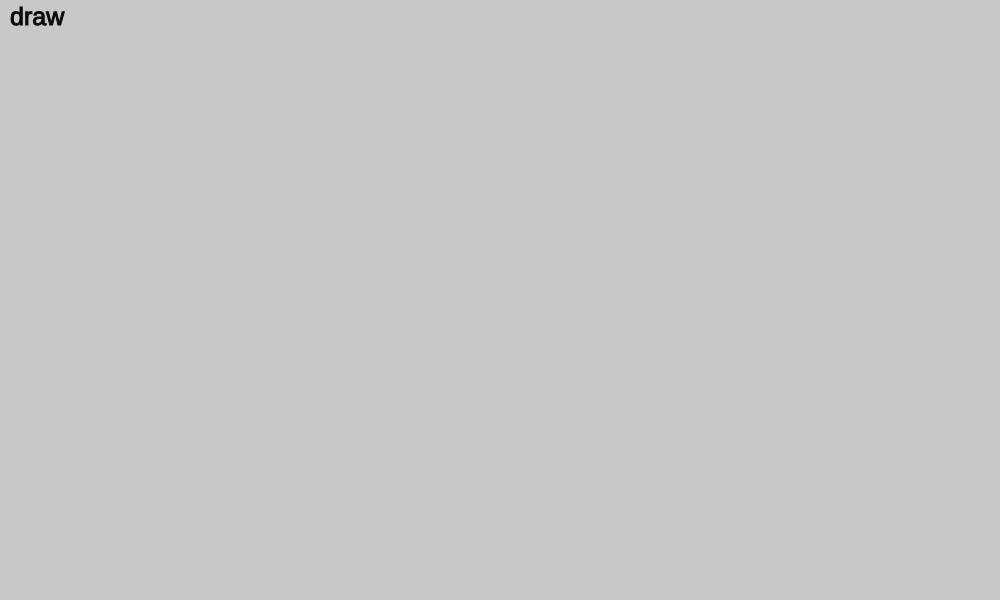
Frame 1 (no input)
Frame 60 (no input): identical to frame 1, image omitted
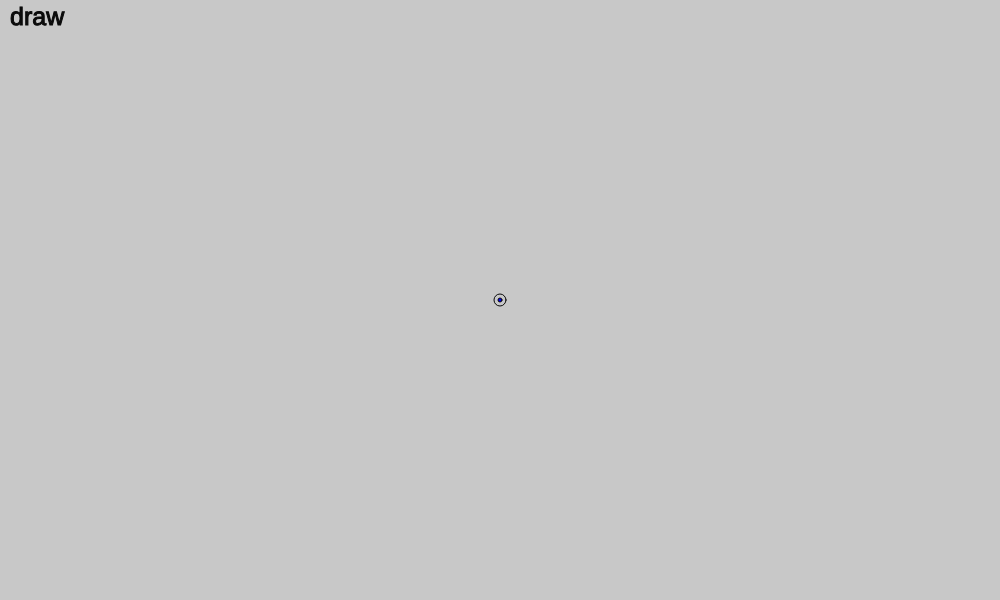
Frame 120 (the mouse pressed at the canvas centre since frame 60)

The p5.js sketch that drew these frames (run headless with seeded random() and noise() and a simulated clock; from frame 60 on, the mouse is pressed at the canvas centre):

// p5.js sketch
// ── sketch.js
let control_points = [];
let make_new_point = false;
let active_point = null;
let active_mode = 'draw'

function keyTyped() {
    if (key === 'd') {
        active_mode = 'draw';
    } else if (key === 'r') {
        active_mode = 'remove';
    } else if (key === 'm') {
        active_mode = 'move';
    }
}

function mousePressed() {
    for (var i = 0; i < control_points.length; i++) {
        let distance = p5.Vector.dist(
            createVector(mouseX, mouseY), createVector(control_points[i].x, control_points[i].y)
        );
        if (distance < 12) {
            if (active_mode == 'draw') {
                make_new_point = true;
                active_point = control_points[i];
                return 0;
            } else if (active_mode == 'remove') {
                control_points.splice(i, 1);
                return 0;
            } else if (active_mode == 'move') {
                active_point = control_points[i];
                return 0;
            }
        }
    }
    if (active_mode == 'draw') {
        control_points.push({x: mouseX, y: mouseY, curve_point_back: null, curve_point_front: null});    
    }
}

function mouseReleased() {
    if (make_new_point) {
        make_new_point = false;
        active_point = null;
    }
    if (active_mode == 'move') {
        let v = createVector(mouseX - active_point.x, mouseY - active_point.y);
        active_point.x = mouseX;
        active_point.y = mouseY;
        if (active_point.curve_point_back && active_point.curve_point_front) {
            active_point.curve_point_back.x += v.x;
            active_point.curve_point_back.y += v.y;
            active_point.curve_point_front.x += v.x;
            active_point.curve_point_front.y += v.y;
        }
        active_point = null;
    }
}

function setup() {
	createCanvas(1000, 600);
	background(200);
}

function draw() {
	background(200);
    draw_control_points();
    draw_text();
    if (mouseIsPressed && make_new_point) {
        draw_based_points(active_point);
    }
    draw_bezier_curve();
}

// ── draw.js
function draw_based_points(point) {
    var curve_x = point.x - (mouseX - point.x);
    var curve_y = point.y - (mouseY - point.y);

    point.curve_point_front = {x: mouseX, y: mouseY};
    point.curve_point_back = {x: curve_x, y: curve_y};

    strokeWeight(1);
    stroke(0, 0, 250);
    line(point.x, point.y, mouseX, mouseY);
    line(point.x, point.y, curve_x, curve_y);

    strokeWeight(1);
    stroke(10);
    fill(0, 0, 250);
    ellipse(mouseX, mouseY, 6);
    ellipse(curve_x, curve_y, 6);

    strokeWeight(2);
    stroke(0, 0, 250);
    noFill();
    rect(mouseX - 6, mouseY - 6, 12, 12);
    rect(curve_x - 6, curve_y - 6, 12, 12);
}

function draw_control_points() {
    strokeWeight(1);
    stroke(10);
    for (var i = 0; i < control_points.length; i++) {
        noFill();
        ellipse(control_points[i].x, control_points[i].y, 12);
        fill(0, 0, 250);
        ellipse(control_points[i].x, control_points[i].y, 4);

        if (control_points[i].curve_point_back && control_points[i].curve_point_front) {
            stroke(0, 0, 250);
            line(
                control_points[i].curve_point_back.x,
                control_points[i].curve_point_back.y,
                control_points[i].x,
                control_points[i].y
            );
            line(
                control_points[i].curve_point_front.x,
                control_points[i].curve_point_front.y,
                control_points[i].x,
                control_points[i].y
            );

            stroke(10);
            fill(0, 0, 250);
            ellipse(control_points[i].curve_point_front.x, control_points[i].curve_point_front.y, 6);
            ellipse(control_points[i].curve_point_back.x, control_points[i].curve_point_back.y, 6);
        }
    }
}

function draw_bezier_curve() {
    const N = 100; // step
    var res_dots = [];
    for (var i = 0; i < control_points.length - 1; i++) {
        var a = control_points[i];
        var b = control_points[i + 1];

        if (a.curve_point_front == null && b.curve_point_back == null) {
            // no dots
            res_dots.push({x: a.x, y: a.y})
            res_dots.push({x: b.x, y: b.y})

        } else if (a.curve_point_front == null && b.curve_point_back != null) {
            // only 3 dots
            var b_b = b.curve_point_back;

            for (var j = 0; j <= N; j++) {
                var a_v = createVector(a.x, a.y);
                var b_v = createVector(b_b.x, b_b.y);
                var v1 = createVector(b_b.x - a.x, b_b.y - a.y);
                var v2 = createVector(b.x - b_b.x, b.y - b_b.y);

                v1.mult(j / N);
                a_v.add(v1);

                v2.mult(j / N);
                b_v.add(v2);

                var r_v = createVector(a_v.x, a_v.y);
                var v3 = createVector(b_v.x - a_v.x, b_v.y - a_v.y);

                v3.mult(j / N);
                r_v.add(v3);

                res_dots.push({x: r_v.x, y: r_v.y});
            }
        } else if (a.curve_point_front != null && b.curve_point_back == null) {
            // only 3 dots
            var b_b = a.curve_point_front;

            for (var j = 0; j <= N; j++) {
                var a_v = createVector(a.x, a.y);
                var b_v = createVector(b_b.x, b_b.y);
                var v1 = createVector(b_b.x - a.x, b_b.y - a.y);
                var v2 = createVector(b.x - b_b.x, b.y - b_b.y);

                v1.mult(j / N);
                a_v.add(v1);

                v2.mult(j / N);
                b_v.add(v2);

                var r_v = createVector(a_v.x, a_v.y);
                var v3 = createVector(b_v.x - a_v.x, b_v.y - a_v.y);

                v3.mult(j / N);
                r_v.add(v3);

                res_dots.push({x: r_v.x, y: r_v.y});
            }
        } else {
            // we have 4 dots
            var a_f = a.curve_point_front;
            var b_b = b.curve_point_back;

            for (var j = 0; j <= N; j++) {
                var a_v = createVector(a.x, a.y);
                var a_f_v = createVector(a_f.x, a_f.y);
                var b_b_v = createVector(b_b.x, b_b.y);

                var v1 = createVector(a_f_v.x - a_v.x, a_f_v.y - a_v.y);
                var v2 = createVector(b_b_v.x - a_f_v.x, b_b_v.y - a_f_v.y);
                var v3 = createVector(b.x - b_b_v.x, b.y - b_b_v.y);

                v1.mult(j / N);
                a_v.add(v1);

                v2.mult(j / N);
                a_f_v.add(v2);

                v3.mult(j / N);
                b_b_v.add(v3);


                var v4 = createVector(a_f_v.x - a_v.x, a_f_v.y - a_v.y);
                var v5 = createVector(b_b_v.x - a_f_v.x, b_b_v.y - a_f_v.y);

                v4.mult(j / N);
                a_v.add(v4);

                v5.mult(j / N);
                a_f_v.add(v5);

                var v6 = createVector(a_f_v.x - a_v.x, a_f_v.y - a_v.y);

                v6.mult(j / N);
                a_v.add(v6);

                res_dots.push({x: a_v.x, y: a_v.y});
            }
        }
    }
    strokeWeight(4);
    stroke(0, 230, 10);
    for (var i = 0; i < res_dots.length - 1; i++) {
        line(res_dots[i].x, res_dots[i].y, res_dots[i + 1].x, res_dots[i + 1].y)
    }
}

function draw_text() {
    textSize(25);
    stroke(10);
    fill(10);
    text(active_mode, 10, 25);
}
